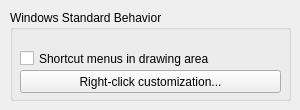
   <widget class="QWidget" name="UserPreferencesTab">
    <attribute name="title">
     <string>User Preferences</string>
    </attribute>
    <widget class="QGroupBox" name="groupBox_12">
     <property name="geometry">
      <rect>
       <x>10</x>
       <y>10</y>
       <width>281</width>
       <height>91</height>
      </rect>
     </property>
     <property name="title">
      <string>Windows Standard Behavior</string>
     </property>
     <widget class="QCheckBox" name="checkBox_shortcutmenu">
      <property name="geometry">
       <rect>
        <x>10</x>
        <y>40</y>
        <width>261</width>
        <height>17</height>
       </rect>
      </property>
      <property name="toolTip">
       <string>Controls whether Default, Edit, and Command mode shortcut menus are available in the drawing area. ( SHORTCUTMENU system variable)</string>
      </property>
      <property name="text">
       <string>Shortcut menus in drawing area</string>
      </property>
     </widget>
     <widget class="QPushButton" name="button_rightclick">
      <property name="geometry">
       <rect>
        <x>10</x>
        <y>60</y>
        <width>261</width>
        <height>23</height>
       </rect>
      </property>
      <property name="toolTip">
       <string>Displays the Right-Click Customization dialog box. This dialog box provides further definition for the Shortcut Menus in Drawing Area option. ( SHORTCUTMENU system variable)</string>
      </property>
      <property name="text">
       <string>Right-click customization...</string>
      </property>
     </widget>
    </widget>
   </widget>
